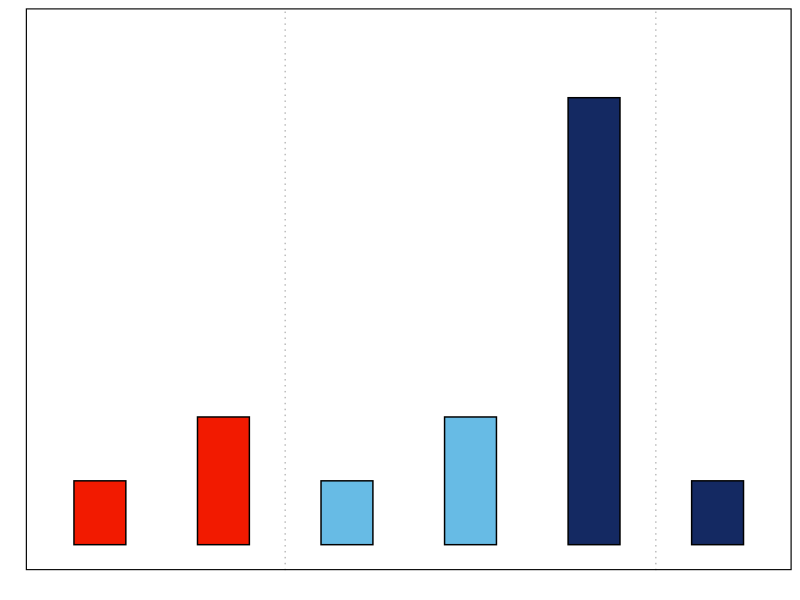

The R source for this figure:
### ************************************
### PREFACE ----
### ************************************

# *gasp*
setwd("~/Desktop/")

# relative paths for outputs headed for storage in the "vault/"
#ofv_WS <- "TransFaunation/vault/WS_Section_A.RData"

require(ggplot2, quietly = T)
require(ggpubr, quietly = T)

### ************************************
### UNIVERSAL OBJECTS ----
### ************************************

# hex codes for a gradient of black/grey/white (left to right = dark to light)
greydient <- c("#000000", "#252525", "#525252",
               "#969696", "#bbbbbb", "#d9d9d9", "#e0e0e0", 
               "#ffffff")

# font family
fnt <- "Courier"

### ************************************
### SECTION T - Teaching experience ----
### ************************************

# Pittsburg State University
T.dat_PSU <- data.frame("course" = c("BIOL\n571", "BIOL\n371"), 
                        "description" = c("Pathogenic Bacteriology",
                                          "General Microbiology"),
                        "position" = "UTA",
                        "semesters" = c(1, 2),
                        "order" = c(1, 2), stringsAsFactors = F)

# University of Wyoming
T.dat_WYO <- data.frame("course" = c("MOLB\n1101", "MICR\n2021", "MICR\n2021"), 
                        "description" = c("The Neanderthal and the Nucleus", 
                                          "General Microbiology", 
                                          "General Microbiology"),
                        "position" = c("GTA", "GTA", "Lect."),
                        "semesters" = c(1, 2, 7),
                        "order" = c(3, 4, 5), stringsAsFactors = F)

# Colorado State University
T.dat_CSU <- data.frame("course" = "ERHS\n569", 
                        "description" = "Immunotoxicology",
                        "position" = "Lect.",
                        "semesters" = 1,
                        "order" = 6, stringsAsFactors = F)

T.dat <- rbind(T.dat_PSU, T.dat_WYO, T.dat_CSU)

# custom plot parameters & aesthetics
T.ylab <- "number of semesters"
T.ylim <- c(0, 8)
T.sze_wid_bar <- 0.42

# School-specific colors
# T.hex_PSU_red <- "#D1202F"
# T.hex_PSU_ylw <- "#FDCF07"
# T.hex_WYO_bwn <- "#4A3024"
# T.hex_WYO_ylw <- "#FEC72A"
# T.hex_CSU_grn <- "#1F4C2C"
# T.hex_CSU_ylw <- "#C5B94D"
# T.hex_vec1 <- c(T.hex_PSU_ylw, T.hex_PSU_red, 
#                "#ffffff", T.hex_WYO_ylw,T.hex_WYO_bwn, 
#                T.hex_CSU_grn)
# T.hex_vec2 <- c(T.hex_PSU_ylw, T.hex_PSU_red, 
#                 "#000000", T.hex_WYO_ylw, T.hex_WYO_bwn, 
#                 T.hex_CSU_grn)
# limited colors - still too busy
# T.hex_PSU_drk <- "#800e00"
# T.hex_PSU_lyt <- "#f21a00"
# T.hex_WYO_drk <- "#fec72A"
# T.hex_WYO_lyt <- "#fede80"
# T.hex_CSU_drk <- "#192e67"
# T.hex_CSU_lyt <- "#2ca1db"
# T.hex_vec1 <- c(T.hex_PSU_lyt, T.hex_PSU_drk, 
#                 "#ffffff", T.hex_WYO_lyt,T.hex_WYO_drk, 
#                 T.hex_CSU_drk)

# Team Zissou by teaching type (UTA / GTA / Lecturer)
# order = UTA x2 - GTA x 2 - Lecturer x2

# T.hex_UTA <- "#f21a00"
# T.hex_GTA <- "#2ca1db"
# T.hex_LEC <- "#192e67" 

T.hex_UTA <- "#f21a00" # "#ff321a"
T.hex_GTA <- "#67bbe5"
T.hex_LEC <- "#142962" 



T.hex_vec1 <- c(T.hex_UTA, T.hex_UTA, 
                T.hex_GTA, T.hex_GTA, 
                T.hex_LEC, T.hex_LEC)

T.scl_uni <- 0.16
T.scl_txt <- 0.55
T.sze_uni <- 3.33
T.sze_txt <- 2.22
T.lne_hgt <- 0.88
T.sze_axs_txt_x <- 07
T.sze_axs_txt_y <- 09
T.sze_axs_ttl <- 09
T.sze_int_lne <- 0.5

T.uni_labs <- data.frame("label" = c("PSU", "UW", "CSU"), x = c(1.5, 4, 6),
                         y = T.ylim[2] - T.scl_uni, stringsAsFactors = F)

# barplot
T.gpr <- ggbarplot(data = T.dat, font.family = fnt,
                   x = "order", y = "semesters", 
                   fill = "order", color = greydient[1],
                   ylab = T.ylab, ylim = T.ylim, width = T.sze_wid_bar) +
  geom_text(inherit.aes = F, data = T.uni_labs, size = T.sze_uni,
            aes(x = x, y = y, label = label), color = greydient[8], 
            family = fnt) +
  geom_vline(xintercept = c(2.5, 5.5), linetype = "dotted", 
             color = greydient[5], size = T.sze_int_lne) +
  geom_text(aes(x = order, y = semesters + T.scl_txt, label = course), 
            family = fnt, color = greydient[8], size = T.sze_txt, 
            lineheight = T.lne_hgt) +
  geom_text(aes(x = order, y = semesters + T.scl_txt, label = course), 
            family = fnt, color = greydient[8], size = T.sze_txt, 
            lineheight = T.lne_hgt) +
  geom_text(aes(x = order, y = semesters + T.scl_txt, label = course), 
            family = fnt, color = greydient[8], size = T.sze_txt, 
            lineheight = T.lne_hgt) +
  scale_x_discrete(labels = T.dat$position) +
  scale_fill_manual(values = T.hex_vec1) +
  border(color = greydient[1]) +
  theme(text = element_text(family = fnt, color = greydient[8]),
        line = element_line(lineend = "square", color = greydient[1]),
        axis.title = element_blank(),
        axis.text = element_blank(),
        axis.ticks = element_blank(),
        # axis.title.y = element_text(size = T.sze_axs_ttl),
        # axis.title.x = element_blank(),
        # axis.text.x = element_text(size = T.sze_axs_txt_x),
        # axis.text.y = element_text(size = T.sze_axs_txt_y),
        # plot.title = element_text(hjust = 0.5),
        legend.position = "none",
        panel.ontop = T,
        panel.background = element_rect(fill = NA))

# ggsave(device = "pdf", dpi = 600, units = "mm", width = 110, height = 55,
#        filename = "teaching_barplot.pdf", plot = T.gpr)

ggsave(device = "pdf", dpi = 600, units = "mm", width = 75, height = 55,
       filename = "teaching_barplot.pdf", plot = T.gpr)

